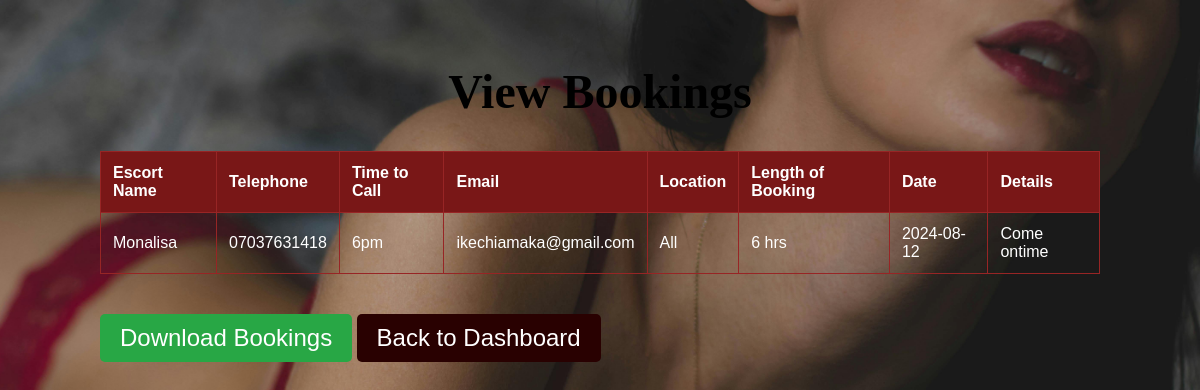
Page /view_bookings (signed in) on the committed database.
### app/models.py (models this page shows, shortened)
class Booking(db.Model):
    id = db.Column(db.Integer, primary_key=True)
    escort_name = db.Column(db.String(100), nullable=False)
    telephone = db.Column(db.String(20), nullable=False)
    time_to_call = db.Column(db.String(50), nullable=True)
    email = db.Column(db.String(120), nullable=False)
    location = db.Column(db.String(200), nullable=False)
    length_of_booking = db.Column(db.String(20), nullable=False)
    date_of_booking = db.Column(db.Date, nullable=False)
    additional_details = db.Column(db.Text, nullable=True)

### app/routes.py (the view)
@app.route('/view_bookings')
@login_required
def view_bookings():
    if not current_user.is_admin:
        flash('You do not have permission to perform this action', 'danger')
        return redirect(url_for('index'))
    bookings = Booking.query.all()
    return render_template('view_bookings.html', bookings=bookings)

### app/__init__.py (called while the page is built)
@login_manager.user_loader
def load_user(user_id):
    return User.query.get(int(user_id))

### app/templates/view_bookings.html (shortened to what this page needs)
<!DOCTYPE html>
<html lang="en">
<head>
    <link rel="stylesheet" href="{{ url_for('static', filename='css/style.css') }}">
</head>
<body>
    <div class="container">
        <h1>View Bookings</h1>
        <table>
            <thead>
                <tr>
                    <th>Escort Name</th>
                    <th>Telephone</th>
                    <th>Time to Call</th>
                    <th>Email</th>
                    <th>Location</th>
                    <th>Length of Booking</th>
                    <th>Date</th>
                    <th>Details</th>
                </tr>
            </thead>
            <tbody>
                {% for booking in bookings %}
                <tr>
                    <td>{{ booking.escort_name }}</td>
                    <td>{{ booking.telephone }}</td>
                    <td>{{ booking.time_to_call }}</td>
                    <td>{{ booking.email }}</td>
                    <td>{{ booking.location }}</td>
                    <td>{{ booking.length_of_booking }}</td>
                    <td>{{ booking.date_of_booking }}</td>
                    <td>{{ booking.additional_details }}</td>
                </tr>
                {% endfor %}
            </tbody>
        </table>
        <a href="{{ url_for('export_bookings') }}" class="admin-btn export-btn">Download Bookings</a>
        <a href="{{ url_for('admin_dashboard') }}" class="admin-btn">Back to Dashboard</a>
    </div>
</body>
</html>

### app/static/css/style.css (style rules this page uses)
body { font-family: Arial, sans-serif; margin: 0; padding: 0; background: url('../images/header3.jpg') no-repeat center center fixed; background-size: cover; color: #ffffff; }
.container { padding: 2rem; max-width: 1000px; margin: 0 auto; color: white; }
h1 { font-family: 'Great Vibes', cursive; font-size: 3rem; text-align: center; color: #000000; }
.admin-btn { padding: 15px; border: none; border-radius: 5px; text-decoration: none; font-size: 1.5rem; color: white; cursor: pointer; display: block; transition: background-color 0.3s ease, transform 0.3s ease; }

### app/templates/view_bookings.html (style rules this page uses)
table { width: 100%; border-collapse: collapse; margin-bottom: 20px; }
table, th, td { border: 1px solid #972525; }
th, td { padding: 12px; text-align: left; }
th { background-color: #791717; }
.admin-btn { display: inline-block; margin-top: 20px; padding: 10px 20px; background-color: #290101; color: white; text-decoration: none; border-radius: 5px; }
.export-btn { background-color: #28a745; }

### rows in the picture
Booking: escort_name "Monalisa", telephone "07037631418", time_to_call "6pm", email "ikechiamaka@gmail.com", location "All", length_of_booking "6 hrs", date_of_booking "2024-08-12", additional_details "Come ontime"
